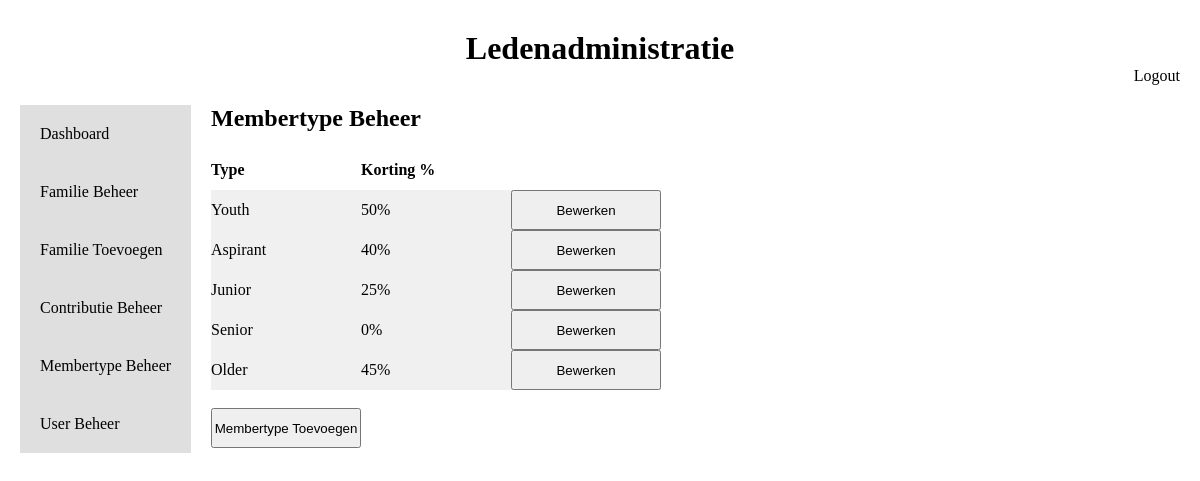
The page /Views/Membertype/index.php (signed in) on the database its author committed.
### tables this page shows
CREATE TABLE IF NOT EXISTS MemberType (
    MemTypId int AUTO_INCREMENT PRIMARY KEY,                         
    Description varchar (100),                                       
    DiscountPercentage int
);

### Models/Membertype.php (called while the page is built, shortened)
<?php
Class Membertype {
    private static function getConnection() {
        return new PDO('mysql:host=localhost;dbname=Memberadministration;charset=utf8', 'root', '');
    }
    public static function getAll() {
        $db = self::getConnection();
        $req = $db->query('SELECT * FROM MemberType');
        return $req->fetchAll(PDO::FETCH_ASSOC);
    }
}
?>

### Views/Membertype/index.php (the view, shortened to what this page needs)
<!DOCTYPE html>
<html lang="en">
<head>
    <link rel="stylesheet" href="../../Css/style.css">
</head>
<body>
    <div class="title">
        <h1>Ledenadministratie</h1>
    </div>
    <div class="title_right">
        <a href="../../index.php">Logout <?php session_abort(); ?></a>
    </div>
    <div class="body_container">
        <div class="body_side">
            <a href="../Dashboard.php">Dashboard</a>
            <?php
                if ($_SESSION['Role'] == 'admin' || $_SESSION['Role'] == 'secretaris'){
                    echo '<a href="../Families/index.php">Familie Beheer</a>';
                    echo '<a href="../Families/create.php">Familie Toevoegen</a>';
                }
                if ($_SESSION['Role'] == 'admin' || $_SESSION['Role'] == 'penningmeester'){
                    echo '<a href="../Contribution/index.php">Contributie Beheer</a>';
                    echo '<a href="index.php">Membertype Beheer</a>';
                }
                if ($_SESSION['Role'] == 'admin'){
                    echo '<a href="../User/index.php">User Beheer</a>';
                }
            ?>
        </div>
        <div class="body_main">
            <div class="body_main_title">
                <h2>Membertype Beheer</h2>
            </div>
            <br>
            <div class="body_main_families">
                <?php
                    require_once '../../Models/Membertype.php';
                    $membertypes = Membertype::getAll();
                    echo "<table>";
                        echo "<tr>";
                            echo "<th>Type</th>";
                            echo "<th>Korting %</th>";
                            echo "<th></th>";
                            echo "<th></th>";
                        echo "</tr>";
                    foreach ($membertypes as $type) {
                        echo "<tr class='tr_family'>";
                            echo "<td>" . $type['Description'] . "</td>";
                            echo "<td>" . $type['DiscountPercentage'] . "%</td>";
                            echo "<td><a href='edit.php?MemTypId=" . $type['MemTypId'] . "'><button>Bewerken</button></a></td>";
                        echo "</tr>";
                    }
                    echo "</table>";
                ?>
                <br>
                <a href="create.php"><button>Membertype Toevoegen</button></a>
            </div>
        </div>
    </div>
</body>
</html>

### Css/style.css (style rules this page uses)
* { margin: 0px; padding: 0px; }
.title { display: flex; flex-direction: column; justify-content: center; align-items: center; margin-top: 30px; }
.title_right { display: flex; flex-direction: row; justify-content: end; margin-right: 20px; }
.title_right a { color: black; text-decoration: none; }
.body_container { display: flex; flex-direction: row; margin: 20px; }
.body_side a { color: black; text-decoration: none; padding: 20px; background-color: rgb(223, 223, 223); }
.body_container .body_side { display: flex; flex-direction: column; }
.body_main { margin: 0px 20px; }
.body_main_contribution td, th { width: 150px; height: 40px; text-align: start; }
.body_main_Users td, th { width: 150px; height: 40px; text-align: start; }
.body_main_families button { width: 150px; height: 40px; text-align: center; }
.body_main_families .tr_family { background-color: rgb(240, 240, 240); }
.body_main_families table { border-collapse: collapse; }

### rows shown on the page
membertype: Description "Youth", DiscountPercentage "50"
membertype: Description "Aspirant", DiscountPercentage "40"
membertype: Description "Junior", DiscountPercentage "25"
membertype: Description "Senior", DiscountPercentage "0"
membertype: Description "Older", DiscountPercentage "45"
